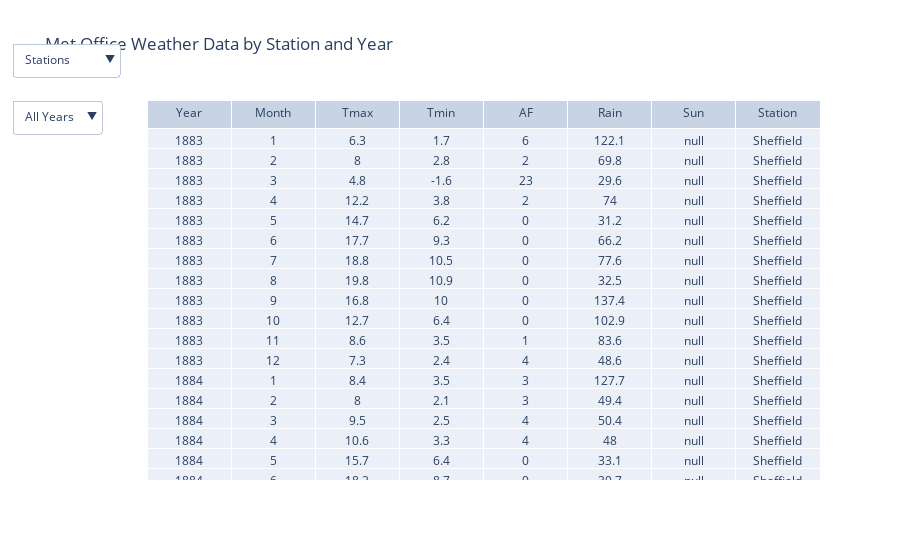

Here is the notebook cell this chart was saved with:
### Code cell
import plotly.graph_objects as go
import pandas as pd

# Assuming 'all_data' DataFrame is already created (as per your previous code)

fig = go.Figure(go.Table(
    header={"values": all_data.columns.tolist()},
    cells={"values": all_data.T.values.tolist()}
))

# Add filtering buttons for Station and Year
fig.update_layout(
    updatemenus=[
        {
            "buttons": [{"label": "Stations", "method": "update", "args": [{"cells": {"values": all_data.T.values.tolist()}}]}]
            + [{"label": station, "method": "update", "args": [{"cells": {"values": all_data.loc[all_data["Station"] == station].T.values.tolist()}}]} for station in all_data["Station"].unique()],
            "direction": "down", "showactive": True, "x": -0.2, "xanchor": "left", "y": 1.15, "yanchor": "top"
        },
        {
            "buttons": [{"label": "All Years", "method": "update", "args": [{"cells": {"values": all_data.T.values.tolist()}}]}]
            + [{"label": str(year), "method": "update", "args": [{"cells": {"values": all_data.loc[all_data["Year"] == year].T.values.tolist()}}]} for year in sorted(all_data["Year"].unique())],
            "direction": "down", "showactive": True, "x": -0.2, "xanchor": "left", "y": 1.0, "yanchor": "top"
        }
    ]
)

# Add title to the plot
fig.update_layout(title="    Met Office Weather Data by Station and Year")

# Show the table
fig.show()

fig.write_html("/Users/nat/Desktop/miner_strike_heatwave/code/output/met_office_table.html")
